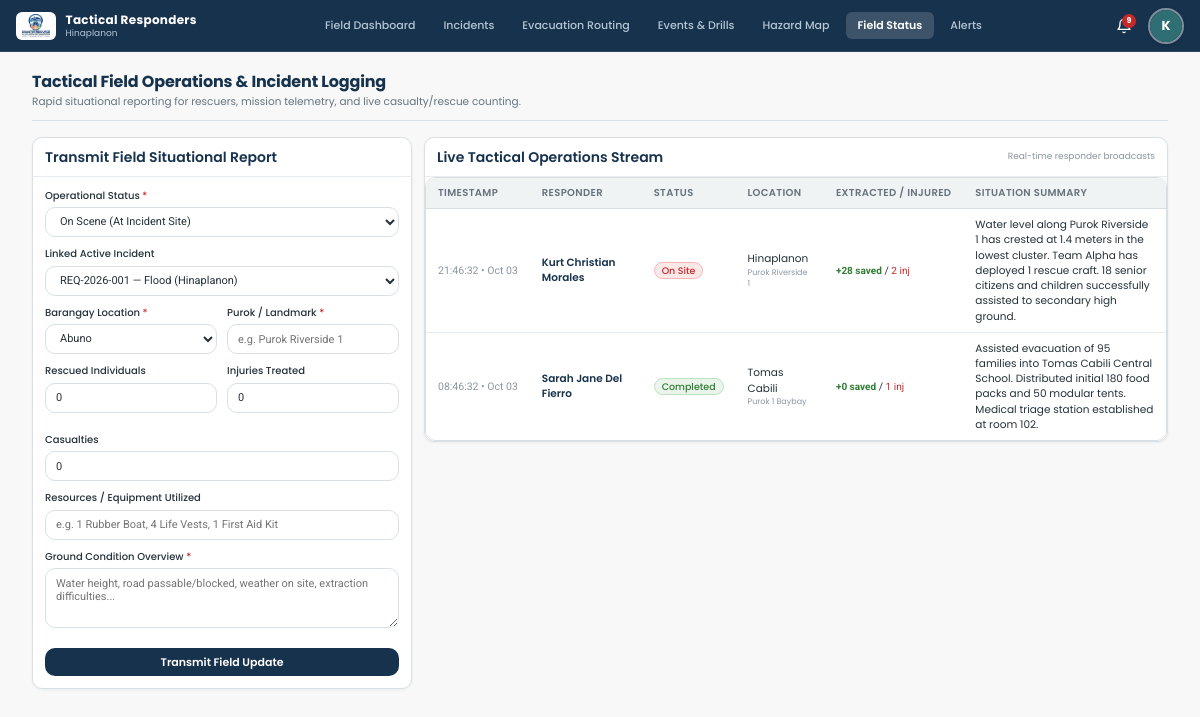
The page /views/responder/field-status.php?request_id=1 (signed in) on the database its author committed.
### tables this page shows
CREATE TABLE `responder_field_updates` (
  `id` int(11) NOT NULL AUTO_INCREMENT,
  `responder_id` int(11) NOT NULL,
  `disaster_request_id` int(11) DEFAULT NULL,
  `barangay_id` int(11) NOT NULL,
  `purok` varchar(100) NOT NULL,
  `operational_status` enum('Available','Responding','On Site','Completed','Standby') NOT NULL DEFAULT 'Available',
  `condition_overview` text NOT NULL,
  `casualties` int(11) NOT NULL DEFAULT 0,
  `injuries` int(11) NOT NULL DEFAULT 0,
  `rescued_individuals` int(11) NOT NULL DEFAULT 0,
  `resources_utilized` text DEFAULT NULL,
  `remarks` text DEFAULT NULL,
  `created_at` datetime DEFAULT current_timestamp(),
  PRIMARY KEY (`id`),
  KEY `responder_id` (`responder_id`),
  KEY `disaster_request_id` (`disaster_request_id`),
  KEY `barangay_id` (`barangay_id`),
  CONSTRAINT `responder_field_updates_ibfk_1` FOREIGN KEY (`responder_id`) REFERENCES `users` (`id`) ON DELETE CASCADE,
  CONSTRAINT `responder_field_updates_ibfk_2` FOREIGN KEY (`disaster_request_id`) REFERENCES `disaster_reports` (`id`) ON DELETE SET NULL,
  CONSTRAINT `responder_field_updates_ibfk_3` FOREIGN KEY (`barangay_id`) REFERENCES `barangays` (`id`) ON DELETE CASCADE
);

CREATE TABLE `users` (
  `id` int(11) NOT NULL AUTO_INCREMENT,
  `username` varchar(50) NOT NULL,
  `password` varchar(255) NOT NULL,
  `first_name` varchar(50) DEFAULT NULL,
  `last_name` varchar(50) DEFAULT NULL,
  `full_name` varchar(100) NOT NULL,
  `email` varchar(100) NOT NULL,
  `phone` varchar(20) NOT NULL,
  `gender` enum('Male','Female','Other') DEFAULT 'Male',
  `age` int(11) DEFAULT NULL,
  `image` varchar(255) DEFAULT NULL,
  `role` enum('icdrrmo','barangay_head','responder','resident') NOT NULL,
  `agency_id` int(11) DEFAULT NULL,
  `position` varchar(100) DEFAULT NULL,
  `availability` enum('Available','On Duty','Responding','Standby','Off Duty') NOT NULL DEFAULT 'Available',
  `barangay_id` int(11) DEFAULT NULL,
  `purok` varchar(100) DEFAULT NULL,
  `status` enum('active','inactive','pending','archived') DEFAULT 'active',
  `created_at` datetime DEFAULT current_timestamp(),
  `last_login` datetime DEFAULT NULL,
  PRIMARY KEY (`id`),
  UNIQUE KEY `username` (`username`),
  UNIQUE KEY `email` (`email`),
  KEY `barangay_id` (`barangay_id`),
  KEY `fk_users_agency` (`agency_id`),
  CONSTRAINT `fk_users_agency` FOREIGN KEY (`agency_id`) REFERENCES `agencies` (`id`) ON DELETE SET NULL,
  CONSTRAINT `users_ibfk_1` FOREIGN KEY (`barangay_id`) REFERENCES `barangays` (`id`) ON DELETE SET NULL
);

CREATE TABLE `barangays` (
  `id` int(11) NOT NULL AUTO_INCREMENT,
  `name` varchar(100) NOT NULL,
  `city` varchar(100) DEFAULT 'Iligan City',
  `status` enum('active','archived') NOT NULL DEFAULT 'active',
  `contact_person` varchar(100) DEFAULT NULL,
  `contact_number` varchar(30) DEFAULT NULL,
  `population` int(11) DEFAULT NULL,
  `total_households` int(11) DEFAULT NULL,
  `risk_level` enum('Low','Moderate','High','Critical') DEFAULT NULL,
  `area_radius` int(11) DEFAULT NULL COMMENT 'Geographic coverage and hazard radius of the area in meters',
  `coordinates_lat` decimal(10,6) NOT NULL,
  `coordinates_lng` decimal(10,6) NOT NULL,
  `created_at` datetime DEFAULT current_timestamp(),
  PRIMARY KEY (`id`),
  UNIQUE KEY `name` (`name`)
);

### views/responder/field-status.php (the view, shortened to what this page needs)
<?php
require_once __DIR__ . '/../../backend/services/Helpers.php';
$user = getCurrentUser();
$db = getDBConnection();
$statStmt = $db->prepare("SELECT * FROM responder_field_updates WHERE responder_id = ? ORDER BY created_at DESC LIMIT 1");
$statStmt->execute([$user['id']]);
$currentStatus = $statStmt->fetch();
$activeStatus = $currentStatus['operational_status'] ?? 'Available';
$targetRequestId = isset($_GET['request_id']) ? (int)$_GET['request_id'] : 0;
$activeIncidents = $db->query("
    SELECT dr.id, dr.tracking_code, dr.disaster_type, dr.purok_name, b.name AS barangay_name, dr.barangay_id
    FROM disaster_reports dr
    JOIN barangays b ON dr.barangay_id = b.id
    WHERE dr.status NOT IN ('Completed', 'Rejected')
    ORDER BY dr.created_at DESC
")->fetchAll();
$historyStmt = $db->query("
    SELECT rfu.*, u.full_name AS responder_name, b.name AS barangay_name, dr.tracking_code
    FROM responder_field_updates rfu
    JOIN users u ON rfu.responder_id = u.id
    JOIN barangays b ON rfu.barangay_id = b.id
    LEFT JOIN disaster_reports dr ON rfu.disaster_request_id = dr.id
    ORDER BY rfu.created_at DESC
    LIMIT 25
");
$historyLogs = $historyStmt->fetchAll();
$barangays = $db->query("SELECT id, name FROM barangays ORDER BY name ASC")->fetchAll();
require_once __DIR__ . '/../layouts/header.php';
?>
  <div class="page-header">
    <div class="page-header-title-wrap">
      <h1>Tactical Field Operations & Incident Logging</h1>
      <p class="page-header-desc">
        Rapid situational reporting for rescuers, mission telemetry, and live casualty/rescue counting.
      </p>
    </div>
  </div>
  <div style="display:grid;grid-template-columns:380px 1fr;gap:var(--space-4);align-items:start;">
    <div class="card" style="margin-bottom:0;">
      <div class="card-header">
        <h3 class="card-title">Transmit Field Situational Report</h3>
      </div>
      <div class="card-body">
        <form id="fieldReportForm" method="POST" action="<?= BASE_URL ?>/backend/functions/responder/submit_report.php">
          <div class="form-group">
            <label class="form-label form-label-required">Operational Status</label>
            <select name="operational_status" class="form-control" required>
              <option value="On Scene" <?= $activeStatus === 'On Scene' ? 'selected' : '' ?>>On Scene (At Incident Site)</option>
            </select>
          </div>
          <div class="form-group">
            <label class="form-label">Linked Active Incident</label>
            <select name="disaster_request_id" class="form-control" onchange="autoFillBarangay(this)">
              <?php foreach ($activeIncidents as $ai): ?>
                <option value="<?= $ai['id'] ?>" data-brgy-id="<?= $ai['barangay_id'] ?>" data-purok="<?= clean($ai['purok_name']) ?>" <?= $targetRequestId === $ai['id'] ? 'selected' : '' ?>>
                  <?= clean($ai['tracking_code']) ?> — <?= clean($ai['disaster_type']) ?> (<?= clean($ai['barangay_name']) ?>)
                </option>
              <?php endforeach; ?>
            </select>
          </div>
          <div class="form-row">
            <div class="form-group">
              <label class="form-label form-label-required">Barangay Location</label>
              <select name="barangay_id" id="reportBarangayId" class="form-control" required>
                <?php foreach ($barangays as $b): ?>
                  <option value="<?= $b['id'] ?>"><?= clean($b['name']) ?></option>
                <?php endforeach; ?>
              </select>
            </div>
            <div class="form-group">
              <label class="form-label form-label-required">Purok / Landmark</label>
              <input type="text" name="purok" id="reportPurok" class="form-control" placeholder="e.g. Purok Riverside 1" required>
            </div>
          </div>
          <div class="form-row">
            <div class="form-group">
              <label class="form-label">Rescued Individuals</label>
              <input type="number" name="rescued_individuals" class="form-control" min="0" value="0">
            </div>
            <div class="form-group">
              <label class="form-label">Injuries Treated</label>
              <input type="number" name="injuries" class="form-control" min="0" value="0">
            </div>
            <div class="form-group">
              <label class="form-label">Casualties</label>
              <input type="number" name="casualties" class="form-control" min="0" value="0">
            </div>
          </div>
          <div class="form-group">
            <label class="form-label">Resources / Equipment Utilized</label>
            <input type="text" name="resources_utilized" class="form-control" placeholder="e.g. 1 Rubber Boat, 4 Life Vests, 1 First Aid Kit">
          </div>
          <div class="form-group">
            <label class="form-label form-label-required">Ground Condition Overview</label>
            <textarea name="condition_overview" class="form-control" rows="2" placeholder="Water height, road passable/blocked, weather on site, extraction difficulties..." required></textarea>
          </div>
          <button type="submit" class="btn btn-primary" id="btnSubmitReport" style="width:100%;margin-top:6px;">
            Transmit Field Update
          </button>
        </form>
      </div>
    </div>
    <div class="card" style="margin-bottom:0;">
      <div class="card-header">
        <h3 class="card-title">Live Tactical Operations Stream</h3>
        <span style="font-size:9px;color:var(--color-text-muted);">Real-time responder broadcasts</span>
      </div>
      <div class="table-responsive">
        <table class="data-table">
          <thead>
            <tr>
              <th>Timestamp</th>
              <th>Responder</th>
              <th>Status</th>
              <th>Location</th>
              <th>Extracted / Injured</th>
              <th>Situation Summary</th>
            </tr>
          </thead>
          <tbody>
            <?php if (empty($historyLogs)): ?>
              <tr><td colspan="6" style="text-align:center;padding:24px;">No field updates transmitted today.</td></tr>
            <?php else: ?>
              <?php foreach ($historyLogs as $hl): ?>
                <tr>
                  <td style="font-family:var(--font-secondary);font-size:9px;color:var(--color-text-muted);white-space:nowrap;">
                    <?= formatDate($hl['created_at'], 'H:i:s • M d') ?>
                  </td>
                  <td style="font-weight:600;color:var(--color-primary);">
                    <?= clean($hl['responder_name']) ?>
                  </td>
                  <td><?= renderStatusBadge($hl['operational_status']) ?></td>
                  <td>
                    <div><?= clean($hl['barangay_name']) ?></div>
                    <div style="font-size:8px;color:var(--color-text-muted);"><?= clean($hl['purok']) ?></div>
                  </td>
                  <td style="font-family:var(--font-secondary);font-size:9px;">
                    <span style="color:var(--color-success);font-weight:700;">+<?= $hl['rescued_individuals'] ?> saved</span> /
                    <span style="color:var(--color-danger);"><?= $hl['injuries'] ?> inj</span>
                  </td>
                  <td style="font-size:10px;color:var(--color-text);max-width:280px;">
                    <?= clean($hl['condition_overview']) ?>
                  </td>
                </tr>
              <?php endforeach; ?>
            <?php endif; ?>
          </tbody>
        </table>
      </div>
    </div>
  </div>
<?php require_once __DIR__ . '/../layouts/footer.php'; ?>

### backend/services/Helpers.php (shortened to what this page needs)
<?php
if (!function_exists('formatDate')) {
function formatDate($datetime, $format = 'M d, Y h:i A') {
    try {
        $dt = new DateTime($datetime);
        return $dt->format($format);
    } catch (Exception $e) {
        return $datetime;
    }
}
}
if (!function_exists('clean')) {
function clean($str) {
    return htmlspecialchars(trim((string)$str), ENT_QUOTES, 'UTF-8');
}
}
if (!function_exists('renderStatusBadge')) {
function renderStatusBadge($status) {
    $statusMap = [
        'active' => ['class' => 'badge-success', 'label' => 'Active'],
        'inactive' => ['class' => 'badge-danger', 'label' => 'Deactivated'],
        'deactivated' => ['class' => 'badge-danger', 'label' => 'Deactivated'],
        'pending' => ['class' => 'badge-warning', 'label' => 'Pending'],
        'archived' => ['class' => 'badge-neutral', 'label' => 'Archived'],
        'Submitted' => ['class' => 'badge-info', 'label' => 'Submitted'],
        'Under Review' => ['class' => 'badge-warning', 'label' => 'Under Review'],
        'Recommendation Ready' => ['class' => 'badge-info', 'label' => 'Recommendation Ready'],
        'Approved' => ['class' => 'badge-success', 'label' => 'Approved'],
        'Allocated' => ['class' => 'badge-success', 'label' => 'Allocated'],
        'Dispatched' => ['class' => 'badge-info', 'label' => 'Dispatched'],
        'Completed' => ['class' => 'badge-success', 'label' => 'Completed'],
        'Rejected' => ['class' => 'badge-danger', 'label' => 'Rejected'],
        'Pending Review' => ['class' => 'badge-warning', 'label' => 'Pending Review'],
        'Modified' => ['class' => 'badge-info', 'label' => 'Modified & Approved'],
        'Open / Active' => ['class' => 'badge-danger', 'label' => 'Open / Active'],
        'Standby' => ['class' => 'badge-neutral', 'label' => 'Standby'],
        'At Capacity' => ['class' => 'badge-danger', 'label' => 'At Capacity'],
        'Closed' => ['class' => 'badge-neutral', 'label' => 'Closed'],
        'Scheduled' => ['class' => 'badge-info', 'label' => 'Scheduled'],
        'Ongoing' => ['class' => 'badge-warning', 'label' => 'Ongoing'],
        'Cancelled' => ['class' => 'badge-danger', 'label' => 'Cancelled'],
        'Available' => ['class' => 'badge-success', 'label' => 'Available'],
        'Responding' => ['class' => 'badge-warning', 'label' => 'Responding'],
        'On Site' => ['class' => 'badge-danger', 'label' => 'On Site'],
        'Low' => ['class' => 'badge-neutral', 'label' => 'Low'],
        'Moderate' => ['class' => 'badge-warning', 'label' => 'Moderate'],
        'High' => ['class' => 'badge-warning', 'label' => 'High'],
        'Critical' => ['class' => 'badge-danger', 'label' => 'Critical'],
        'Immediate' => ['class' => 'badge-danger', 'label' => 'Immediate']
    ];
    $badge = $statusMap[$status] ?? ['class' => 'badge-neutral', 'label' => clean($status)];
    return '<span class="badge ' . $badge['class'] . '">' . $badge['label'] . '</span>';
}
}

### rows shown on the page
responder_field_updates: created_at "21:46:32 • Oct 03", responder.full_name "Kurt Christian Morales", operational_status "On Site", barangay.name "Hinaplanon", purok "Purok Riverside 1", rescued_individuals "28", injuries "2", condition_overview "Water level along Purok Riverside 1 has crested at 1.4 meters in the lowest cluster. Team Alpha has deployed 1 rescue craft. 18 senior citizens and children successfully assisted to secondary high ground."
responder_field_updates: created_at "08:46:32 • Oct 03", responder.full_name "Sarah Jane Del Fierro", operational_status "Completed", barangay.name "Tomas Cabili", purok "Purok 1 Baybay", rescued_individuals "0", injuries "1", condition_overview "Assisted evacuation of 95 families into Tomas Cabili Central School. Distributed initial 180 food packs and 50 modular tents. Medical triage station established at room 102."

### other values the page prints
$currentUser['barangay_name'] "Hinaplanon"
$unreadCount "9"
substr($currentUser['full_name'] ?? 'U', 0, 1) "K"
form field disaster_request_id "REQ-2026-001 — Flood (Hinaplanon)"
form field barangay_id "Abuno"
